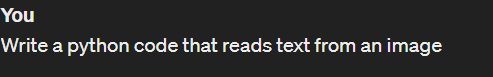
#> input picture Codes/Image2.png, 493 x 77 px, given in place of the camera
$ python img_detect.py
#> lines starting #> are read from the running program, lines starting #| are printed output that depends on the picture; after the words box and inside, x2 and y2 are one past the last pixel; in counts of white or black regions, pixels touching at a corner belong together
import cv2
import numpy as np

# default called trackbar function
def setValues(x):
    print("")

# Creating the trackbars needed for adjusting the marker colour
cv2.namedWindow("Colour detectors")
cv2.createTrackbar("Upper Hue","Colour detectors",153,180,setValues)
cv2.createTrackbar("Upper Saturation","Colour detectors",255,255,setValues)
cv2.createTrackbar("Upper Value","Colour detectors",255,255,setValues)
cv2.createTrackbar("Lower Hue","Colour detectors",64,180,setValues)
cv2.createTrackbar("Lower Saturation","Colour detectors",72,255,setValues)
cv2.createTrackbar("Lower Value","Colour detectors",49,255,setValues)

# Capture the input frame from webcam
def get_frame(cap, scaling_factor):
#> called with scaling_factor = 0.9
    ret, frame=cap.read()
#> frame is the input picture: shape (77, 493, 3); mean B, G, R 45.8, 45.8, 45.8
    #Resize the input frame
    frame = cv2.resize(frame, None, fx=scaling_factor, fy=scaling_factor, interpolation=cv2.INTER_AREA)
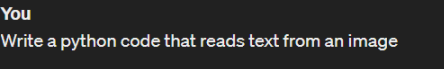
#> frame: shape (69, 444, 3); mean B, G, R 45.8, 45.9, 45.9
    return frame

if __name__ == '__main__':
    cap = cv2.VideoCapture(0)
    scaling_factor = 0.9
    # Iterate until the user presses ESC key
    while True:
        frame = get_frame(cap, scaling_factor)

        #Convert the HSV colorspace
        hsv = cv2.cvtColor(frame, cv2.COLOR_BGR2HSV)
#> hsv: shape (69, 444, 3); mean H, S, V 6.6, 8.6, 48.3
        u_hue = cv2.getTrackbarPos("Upper Hue", "Colour detectors")
        u_saturation = cv2.getTrackbarPos("Upper Saturation", "Colour detectors")
        u_value = cv2.getTrackbarPos("Upper Value", "Colour detectors")
        l_hue = cv2.getTrackbarPos("Lower Hue", "Colour detectors")
        l_saturation = cv2.getTrackbarPos("Lower Saturation", "Colour detectors")
        l_value = cv2.getTrackbarPos("Lower Value", "Colour detectors")

        # Define colour range in HSV colorspace
        Upper_hsv = np.array([u_hue,u_saturation,u_value])
        Lower_hsv = np.array([l_hue,l_saturation,l_value])

        #Threshold the HSV image to get only selected color
        mask = cv2.inRange(hsv,Lower_hsv,Upper_hsv)
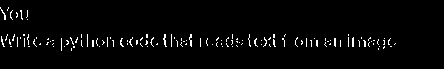
#> mask: shape (69, 444); 2.7% white in thin lines or dots, all inside (x1, y1, x2, y2) = (0, 7, 396, 51)
        #Bitwise AND mask and original image
        res=cv2.bitwise_and(frame,frame,mask=mask)
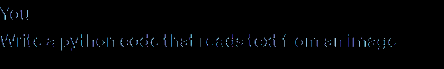
#> res: shape (69, 444, 3); mean B, G, R 3.8, 2.8, 2
        res=cv2.medianBlur(res,5)
        cv2.imshow('Original image', frame)
        cv2.imshow('Colour detector',res)
        #Check if the user pressed ESC key
        c = cv2.waitKey(5)
#> (key Esc is pressed here)
        if c==27:
            break
    cv2.destroyAllWindows()
